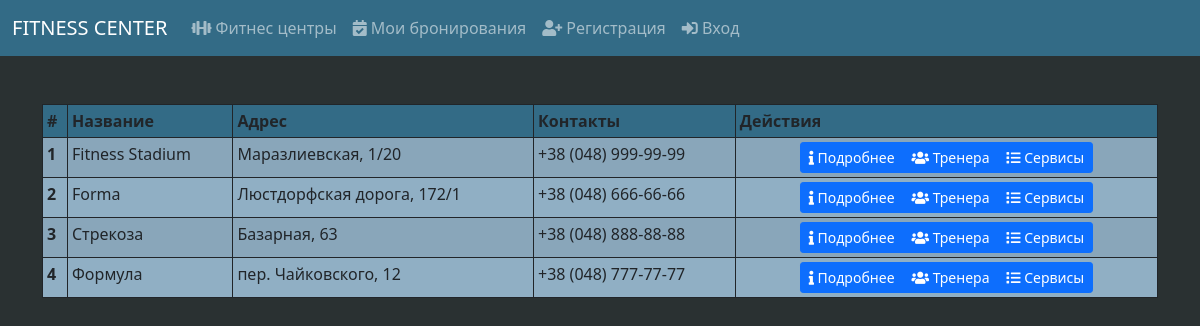
The app's page /fitness_centers with its own data.
### Project_utils/models.py (models this page shows, shortened)
class FitnessCenter(Base):
    __tablename__ = 'fitness_centers'
    id = Column(Integer, primary_key=True, autoincrement=True, unique=True)
    name = Column(String(50), nullable=False, unique=True)
    address = Column(String(50), nullable=False)
    contacts = Column(String(50), nullable=False)
    trainers = relationship("Trainer", back_populates="fitness_center")
    services = relationship("FitnessService", back_populates="fitness_center")

### app.py (the view)
@app.get('/fitness_centers')
def get_fitness_center_page():
    fitness_centers = Project_utils.db_session.query(FitnessCenter).all()
    if not fitness_centers:
        return 'Fitness centers not found'
    return render_template('fitness_centers.html', title='Фитнес центры', fitness_centers=fitness_centers)

### templates/fitness_centers.html
{% extends 'base.html' %}
{% block body %}
    <div class="container">
        <table class="table table-striped table-bordered border-dark table-sm" style="background: #90afc4">
            <thead style="background: #336b86">
            <tr>
                <th scope="col">#</th>
                <th scope="col">Название</th>
                <th scope="col">Адрес</th>
                <th scope="col">Контакты</th>
                <th scope="col">Действия</th>
            </tr>
            </thead>
            <tbody>
            {% for fitness_center in fitness_centers %}
                <tr>
                    <th scope="row">{{ fitness_center.id }}</th>
                    <td>{{ fitness_center.name }}</td>
                    <td>{{ fitness_center.address }}</td>
                    <td>{{ fitness_center.contacts }}</td>
                    <td>
                        <div class="container text-center">
                            <div class="btn-group" role="group">
                                <a href="/fitness_center/{{ fitness_center.id }}" class="btn btn-primary btn-sm">
                                    <span><i class="fas fa-info"></i></span>
                                    <span>Подробнее</span>
                                </a>
                                <a href="/fitness_center/{{ fitness_center.id }}/trainers"
                                   class="btn btn-primary btn-sm">
                                    <span><i class="fas fa-users"></i></span>
                                    <span>Тренера</span>
                                </a>
                                <a href="/fitness_center/{{ fitness_center.id }}/services"
                                   class="btn btn-primary btn-sm">
                                    <span><i class="fas fa-list"></i></span>
                                    <span>Сервисы</span>
                                </a>
                            </div>
                        </div>
                    </td>
                </tr>
            {% endfor %}
            </tbody>
        </table>
    </div>
{% endblock %}

### records on screen
FitnessCenter: id "1", name "Fitness Stadium", address "Маразлиевская, 1/20", contacts "+38 (048) 999-99-99"
FitnessCenter: id "2", name "Forma", address "Люстдорфская дорога, 172/1", contacts "+38 (048) 666-66-66"
FitnessCenter: id "3", name "Стрекоза", address "Базарная, 63", contacts "+38 (048) 888-88-88"
FitnessCenter: id "4", name "Формула", address "пер. Чайковского, 12", contacts "+38 (048) 777-77-77"
